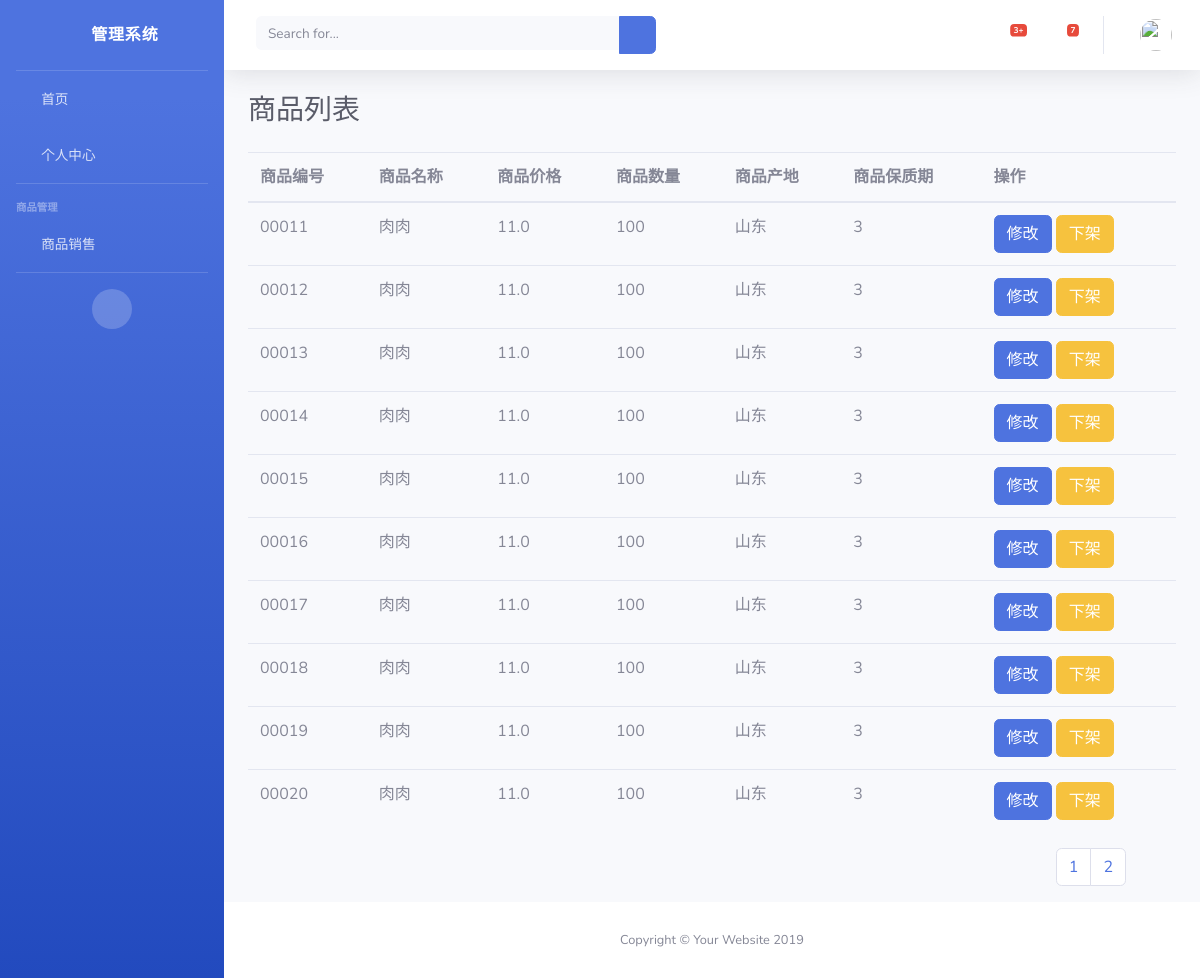
The app's page /Saller/goods_list/1/2 with its own data.
### Saller/models.py (models this page shows)
class Goods(models.Model):
    goods_number = models.CharField(max_length=11,verbose_name="商品编号")
    goods_name = models.CharField(max_length=32,verbose_name="商品的名字")
    goods_price = models.FloatField(verbose_name="价格")
    goods_count = models.IntegerField(verbose_name="数量")
    goods_location = models.CharField(max_length=254,verbose_name="产地")
    goods_safe_date = models.IntegerField(verbose_name="保质期")
    goods_status = models.IntegerField(verbose_name="状态")  ## 0 代表下架  1 代表在售
    goods_pro_time = models.DateField(auto_now=True,verbose_name="生产日期")
    picture = models.ImageField(upload_to="images")   ## 商品图片
    goods_type = models.ForeignKey(to=GoodsType,on_delete=models.CASCADE,default=1)
    goods_store = models.ForeignKey(to=LoginUser,on_delete=models.CASCADE,default=1)

### Saller/views.py (the view)
# urls.py: path("goods_list/",goods_list),
def goods_list(request,status,page=1):
    page = int(page)
    if status == "0":
        goods_obj = Goods.objects.filter(goods_status = 0).order_by('goods_number')
    else:
        goods_obj = Goods.objects.filter(goods_status = 1).order_by('goods_number')
    goods_all = Paginator(goods_obj,10)
    goods_list = goods_all.page(page)  ##
    return render(request,"saller/goods_list.html",locals())

### Saller/templates/saller/goods_list.html (shortened to what this page needs)
{% extends "saller/base.html" %}
{% block label %}
    商品列表
{% endblock %}
{% block content %}
    <table class="table">
        <thead>
        <tr>
            <th>商品编号</th>
            <th>商品名称</th>
            <th>商品价格</th>
            <th>商品数量</th>
            <th>商品产地</th>
            <th>商品保质期</th>
            <th>操作</th>
        </tr>
        </thead>
        <tbody>
        {% for one in goods_list %}
            <tr>
                <td>{{ one.goods_number }}</td>
                <td>{{ one.goods_name }}</td>
                <td>{{ one.goods_price }}</td>
                <td>{{ one.goods_count }}</td>
                <td>{{ one.goods_location }}</td>
                <td>{{ one.goods_safe_date }}</td>
                <td>
                    <button class="btn btn-primary">修改</button>
                    {% if one.goods_status == 1 %}
                        <a href="/goods_status/down/{{ one.id }}" type="button" class="btn btn-warning">下架</a>
                    {% else %}
                        <a href="/goods_status/up/{{ one.id }}" type="button" class="btn btn-warning">上架</a>
                    {% endif %}
                </td>
            </tr>
        {% endfor %}
        </tbody>
    </table>
    <ul style="float:right; margin-right: 50px" class="pagination">
        {% for one in goods_all.page_range %}
            <li class="paginate_button page-item previous">
                {% if status == "1" %}
                    <a href="/goods_list/1/{{ one }}" class="page-link">{{ one }}</a>
                {% else %}
                    <a href="/goods_list/0/{{ one }}" class="page-link">{{ one }}</a>
                {% endif %}
            </li>
        {% endfor %}
    </ul>
{% endblock %}

### records on screen
Goods: goods_number "00011", goods_name "肉肉", goods_price "11.0", goods_count "100", goods_location "山东", goods_safe_date "3"
Goods: goods_number "00012", goods_name "肉肉", goods_price "11.0", goods_count "100", goods_location "山东", goods_safe_date "3"
Goods: goods_number "00013", goods_name "肉肉", goods_price "11.0", goods_count "100", goods_location "山东", goods_safe_date "3"
Goods: goods_number "00014", goods_name "肉肉", goods_price "11.0", goods_count "100", goods_location "山东", goods_safe_date "3"
Goods: goods_number "00015", goods_name "肉肉", goods_price "11.0", goods_count "100", goods_location "山东", goods_safe_date "3"
Goods: goods_number "00016", goods_name "肉肉", goods_price "11.0", goods_count "100", goods_location "山东", goods_safe_date "3"
Goods: goods_number "00017", goods_name "肉肉", goods_price "11.0", goods_count "100", goods_location "山东", goods_safe_date "3"
Goods: goods_number "00018", goods_name "肉肉", goods_price "11.0", goods_count "100", goods_location "山东", goods_safe_date "3"
Goods: goods_number "00019", goods_name "肉肉", goods_price "11.0", goods_count "100", goods_location "山东", goods_safe_date "3"
Goods: goods_number "00020", goods_name "肉肉", goods_price "11.0", goods_count "100", goods_location "山东", goods_safe_date "3"

### other values on screen
{{ one }} "1" "2"
